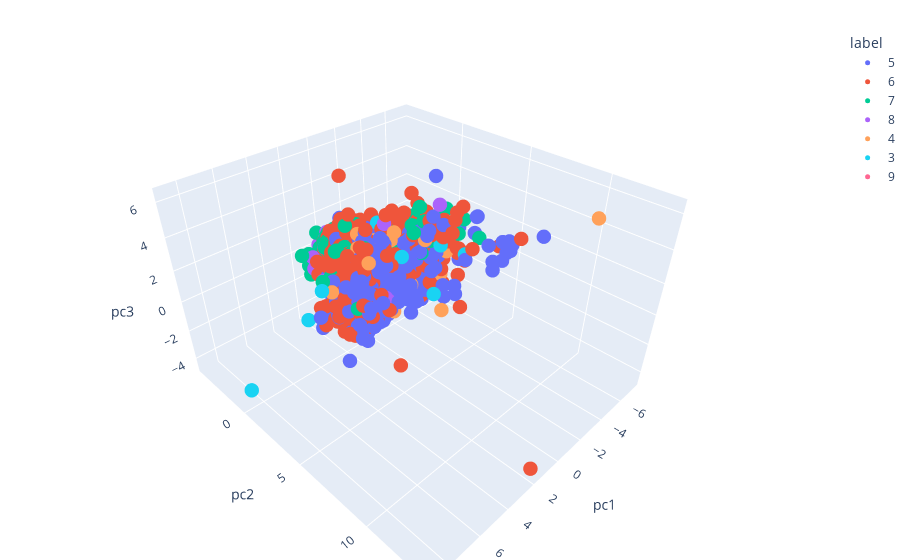

Here is the notebook cell this chart was saved with:
### Code cell
fig = px.scatter_3d(
    df_plot_3d,
    x= 'pc1',
    y= 'pc2',
    z= 'pc3',
    color= 'label'
)
fig.update_traces(marker=dict(size=5))
fig.update_layout(margin = dict(l=0, r=0, b=0, t=30))
fig.show(remind='iframe')

### Figure 1 — Plotly figure (JSON) as saved in the notebook; plotly's stock layout.template omitted (floating-point values rounded to 4 significant figures; data arrays with more than 128 entries replaced by an {"elided": "..."} marker saying what was removed)
{"data": [{"hovertemplate": "label=5<br>pc1=%{x}<br>pc2=%{y}<br>pc3=%{z}<extra></extra>", "legendgroup": "5", "marker": {"color": "#636efa", "size": 5, "symbol": "circle"}, "mode": "markers", "name": "5", "scene": "scene", "showlegend": true, "type": "scatter3d", "x": {"elided": "1698 float values"}, "y": {"elided": "1698 float values"}, "z": {"elided": "1698 float values"}}, {"hovertemplate": "label=6<br>pc1=%{x}<br>pc2=%{y}<br>pc3=%{z}<extra></extra>", "legendgroup": "6", "marker": {"color": "#EF553B", "size": 5, "symbol": "circle"}, "mode": "markers", "name": "6", "scene": "scene", "showlegend": true, "type": "scatter3d", "x": {"elided": "2280 float values"}, "y": {"elided": "2280 float values"}, "z": {"elided": "2280 float values"}}, {"hovertemplate": "label=7<br>pc1=%{x}<br>pc2=%{y}<br>pc3=%{z}<extra></extra>", "legendgroup": "7", "marker": {"color": "#00cc96", "size": 5, "symbol": "circle"}, "mode": "markers", "name": "7", "scene": "scene", "showlegend": true, "type": "scatter3d", "x": {"elided": "846 float values"}, "y": {"elided": "846 float values"}, "z": {"elided": "846 float values"}}, {"hovertemplate": "label=8<br>pc1=%{x}<br>pc2=%{y}<br>pc3=%{z}<extra></extra>", "legendgroup": "8", "marker": {"color": "#ab63fa", "size": 5, "symbol": "circle"}, "mode": "markers", "name": "8", "scene": "scene", "showlegend": true, "type": "scatter3d", "x": {"elided": "150 float values"}, "y": {"elided": "150 float values"}, "z": {"elided": "150 float values"}}, {"hovertemplate": "label=4<br>pc1=%{x}<br>pc2=%{y}<br>pc3=%{z}<extra></extra>", "legendgroup": "4", "marker": {"color": "#FFA15A", "size": 5, "symbol": "circle"}, "mode": "markers", "name": "4", "scene": "scene", "showlegend": true, "type": "scatter3d", "x": {"elided": "166 float values"}, "y": {"elided": "166 float values"}, "z": {"elided": "166 float values"}}, {"hovertemplate": "label=3<br>pc1=%{x}<br>pc2=%{y}<br>pc3=%{z}<extra></extra>", "legendgroup": "3", "marker": {"color": "#19d3f3", "size": 5, "symbol": "circle"}, "mode": "markers", "name": "3", "scene": "scene", "showlegend": true, "type": "scatter3d", "x": [-1.185, -4.344, -3.483, -0.04921, -0.1346, 4.106, 1.584, -2.554, -0.6785, -0.4659, 2.197, -3.739, 2.124, -0.02285, -0.2757, -4.518, -0.3726, 3.903, -1.365, 0.1034, 1.771, 8.733, -0.2339, -3.92, 2.517, -3.023], "y": [-2.304, 0.5351, 0.561, -1.811, 1.632, -0.5781, 1.065, 3.29, 4.586, 0.3957, 0.07986, -0.2654, 0.09362, -0.7479, -2.359, 1.32, -1.895, 0.7308, -0.6142, 2.931, 2.241, 0.3076, 0.5975, 3.945, 0.04085, 0.4929], "z": [0.8837, -2.648, -2.585, 0.05726, -0.3032, -1.725, -0.5968, 2.001, 0.2686, 3.126, -0.2747, -2.801, -2.714, 0.1968, 0.06321, -2.527, 1.679, 0.8172, 1.118, 2.256, -0.2737, -3.427, -0.186, 1.104, -2.079, -2.562]}, {"hovertemplate": "label=9<br>pc1=%{x}<br>pc2=%{y}<br>pc3=%{z}<extra></extra>", "legendgroup": "9", "marker": {"color": "#FF6692", "size": 5, "symbol": "circle"}, "mode": "markers", "name": "9", "scene": "scene", "showlegend": true, "type": "scatter3d", "x": [1.016, 0.6417, 0.1808, 0.1645], "y": [-2.488, 1.173, -2.148, -2.422], "z": [0.3382, 1.004, 1.041, 1.269]}], "layout": {"legend": {"title": {"text": "label"}, "tracegroupgap": 0}, "margin": {"b": 0, "l": 0, "r": 0, "t": 30}, "scene": {"domain": {"x": [0, 1], "y": [0, 1]}, "xaxis": {"title": {"text": "pc1"}}, "yaxis": {"title": {"text": "pc2"}}, "zaxis": {"title": {"text": "pc3"}}}}}
